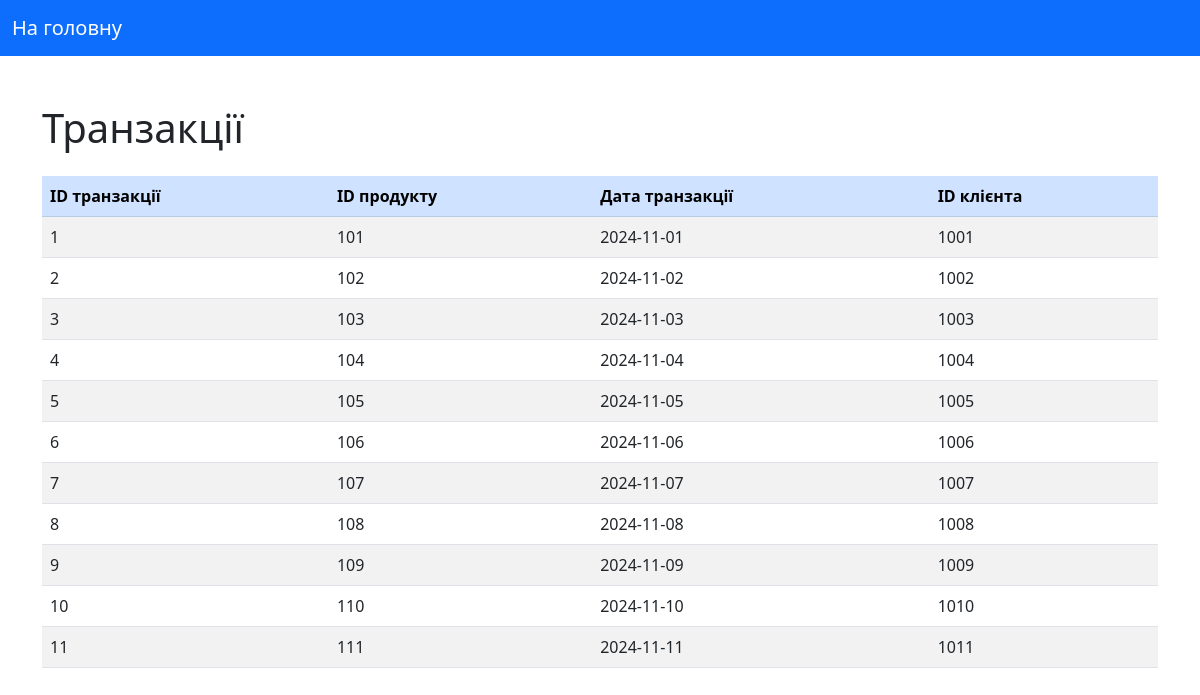
Screenshot of /transactions.php with the database file from the repository.
### tables this page shows
CREATE TABLE `transactions` (
  `transaction_id` int(11) NOT NULL AUTO_INCREMENT,
  `product_id` int(11) DEFAULT NULL,
  `transaction_date` date DEFAULT NULL,
  `customer_id` int(11) DEFAULT NULL,
  PRIMARY KEY (`transaction_id`),
  KEY `product_id` (`product_id`),
  KEY `customer_id` (`customer_id`),
  CONSTRAINT `transactions_ibfk_1` FOREIGN KEY (`product_id`) REFERENCES `products` (`product_id`),
  CONSTRAINT `transactions_ibfk_2` FOREIGN KEY (`customer_id`) REFERENCES `customers` (`customer_id`)
);

### transactions.php (the view, shortened to what this page needs)
<?php
include 'config.php';
$query = "SELECT transaction_id, product_id, transaction_date, customer_id FROM transactions";
$result = $conn->query($query);
?>
<!DOCTYPE html>
<html lang="uk">
<head>
    <link href="https://cdn.jsdelivr.net/npm/bootstrap@5.3.0/dist/css/bootstrap.min.css" rel="stylesheet">
</head>
<body>
    <nav class="navbar navbar-expand-lg navbar-dark bg-primary">
        <div class="container-fluid">
            <a class="navbar-brand" href="index.php">На головну</a>
        </div>
    </nav>
    <div class="container mt-5">
        <h1 class="mb-4">Транзакції</h1>
        <div class="table-responsive">
            <table class="table table-striped table-hover">
                <thead class="table-primary">
                    <tr>
                        <th>ID транзакції</th>
                        <th>ID продукту</th>
                        <th>Дата транзакції</th>
                        <th>ID клієнта</th>
                    </tr>
                </thead>
                <tbody>
                    <?php if ($result->num_rows > 0): ?>
                        <?php while ($row = $result->fetch_assoc()): ?>
                            <tr>
                                <td><?php echo htmlspecialchars($row['transaction_id']); ?></td>
                                <td><?php echo htmlspecialchars($row['product_id']); ?></td>
                                <td><?php echo htmlspecialchars($row['transaction_date']); ?></td>
                                <td><?php echo htmlspecialchars($row['customer_id']); ?></td>
                            </tr>
                        <?php endwhile; ?>
                    <?php else: ?>
                        <tr>
                            <td colspan="4" class="text-center">Транзакції не знайдені.</td>
                        </tr>
                    <?php endif; ?>
                </tbody>
            </table>
        </div>
    </div>
</body>
</html>

### rows the page displays
transactions: transaction_id "1", product "101", transaction_date "2024-11-01", customer "1001"
transactions: transaction_id "2", product "102", transaction_date "2024-11-02", customer "1002"
transactions: transaction_id "3", product "103", transaction_date "2024-11-03", customer "1003"
transactions: transaction_id "4", product "104", transaction_date "2024-11-04", customer "1004"
transactions: transaction_id "5", product "105", transaction_date "2024-11-05", customer "1005"
transactions: transaction_id "6", product "106", transaction_date "2024-11-06", customer "1006"
transactions: transaction_id "7", product "107", transaction_date "2024-11-07", customer "1007"
transactions: transaction_id "8", product "108", transaction_date "2024-11-08", customer "1008"
transactions: transaction_id "9", product "109", transaction_date "2024-11-09", customer "1009"
transactions: transaction_id "10", product "110", transaction_date "2024-11-10", customer "1010"
transactions: transaction_id "11", product "111", transaction_date "2024-11-11", customer "1011"
